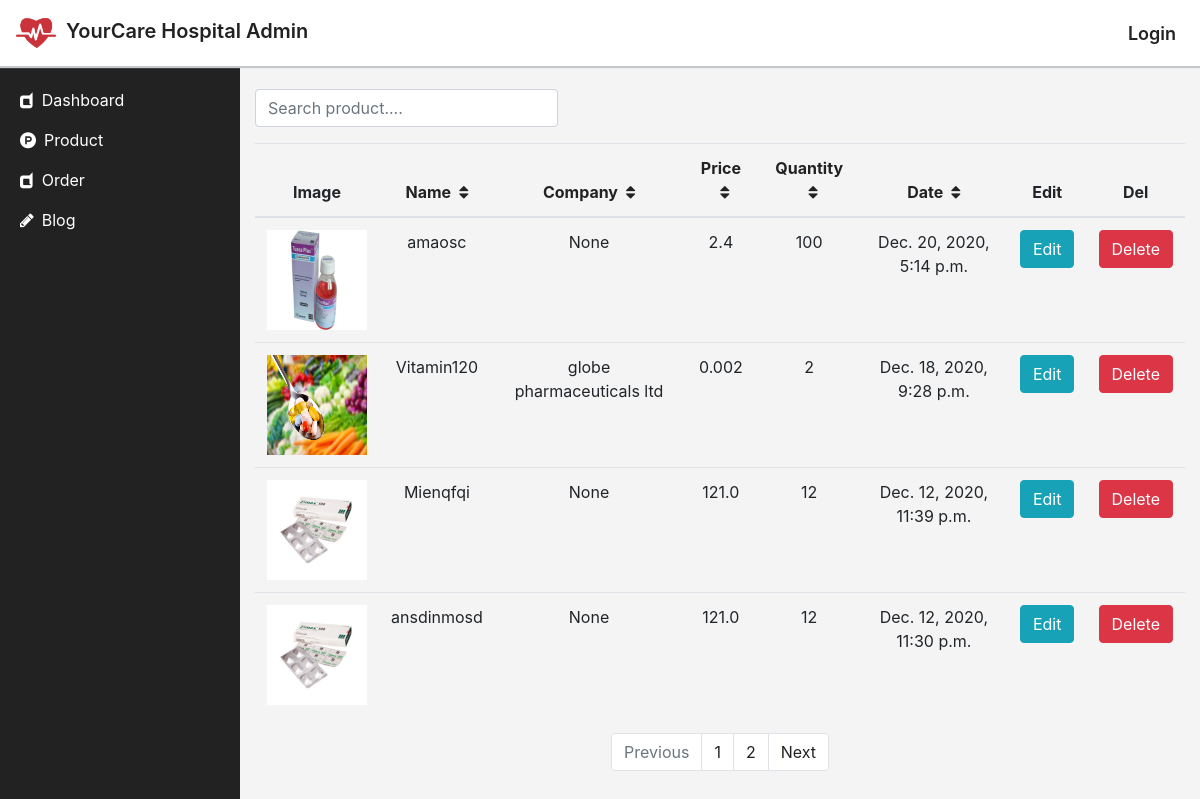
/staff/product, run on the app's committed database.
### home/models.py (models this page shows, shortened)
class Pharmacy(models.Model):
	name = models.CharField(max_length=255, default='')
	description = RichTextField()
	medicine_image = models.ImageField(upload_to='medcine_images')
	formatted_image = ImageSpecField(source='medicine_image', processors=[ResizeToFill(100,100)], format='JPEG',options={'quantity':60})
	company = models.ForeignKey(MedicineCompany, on_delete=models.SET_NULL, null=True, blank=True)
	medicine_category = models.ForeignKey(CategoryMedicine, on_delete=models.SET_NULL, null=True)
	quantity = models.IntegerField(blank=True, default=1)
	price = models.FloatField(blank=True, default=1.00)
	is_publish = models.BooleanField(default=False)
	date = models.DateTimeField(auto_now_add=True,null=True)
	slug = models.SlugField(unique=True,blank=True, default='')

class MedicineCompany(models.Model):
	name = models.CharField(max_length=255, blank=True, default='')
	slug = models.SlugField(unique=True,blank=True, default='')
	def __str__(self):
		return self.name

### staff/views.py (the view)
# urls.py: path('product', views.Product.as_view(), name='product'),
class Product(View):
	template_name = 'staff/product/all_product.html'
	def get(self, request):
		direction_by = request.GET.get('dir_by','desc')
		search_by = request.GET.get('search')
		direction_column = request.GET.get('dir_col')
		order_by = request.GET.get('order_by','-date')
		if direction_column == order_by:
			if direction_by=='asc':
				order_by = '-{}'.format(order_by)
				direction_by='desc'
			else:
				direction_by='asc'
		else:
			direction_by='asc'
		direction_column = order_by
		if search_by:
			products = store_model.Pharmacy.objects.filter( Q(name__icontains=search_by) | Q(company__name__icontains=search_by) ).order_by(order_by.lower()).all()
		else:
			products = store_model.Pharmacy.objects.order_by(order_by.lower()).all()
		paginator = Paginator(products, 4)
		page = request.GET.get('page',1)
		try:
			all_products = paginator.get_page(page)
		except PageNotAnInteger:
			all_products = paginator.get_page(1)
		except EmptyPage:
			all_products = paginator.get_page(paginator.num_pages)
		contexts = {
			'all_products':all_products,
			'order_by':order_by,
			'direction_by':direction_by,
			'direction_column':direction_column
		}
		return render(request, self.template_name, contexts)

### staff/templates/staff/product/all_product.html (shortened to what this page needs)
{% extends 'base_staff.html' %}
{% block content %}
<div class="container my-4">
	<form method="GET">
		<div class="form-row">
			<div class="form-group col-4">
				<input class="form-control" type="" name="search" placeholder="Search product....">
			</div>
		</div>
	</form>
	<div class="table-responsive">
		<table class="table text-center">
			<thead>
				<tr>
					<th><a>Image</a></th>
					<th><a href="?order_by=name&dir_by={{direction_by}}&dir_col={{direction_column}}">Name<i class="ml-2 fa fa-sort" aria-hidden="true"></i></a></th>
					<th><a href="?order_by=company&dir_by={{direction_by}}&dir_col={{direction_column}}">Company<i class="ml-2 fa fa-sort" aria-hidden="true"></i></a></th>
					<th><a href="?order_by=price&dir_by={{direction_by}}&dir_col={{direction_column}}">Price<i class="ml-2 fa fa-sort" aria-hidden="true"></i></a></th>
					<th><a href="?order_by=quantity&dir_by={{direction_by}}&dir_col={{direction_column}}">Quantity<i class="ml-2 fa fa-sort" aria-hidden="true"></i></a></th>
					<th><a href="?order_by=date&dir_by={{direction_by}}&dir_col={{direction_column}}">Date<i class="ml-2 fa fa-sort" aria-hidden="true"></i></a></th>
					<th>Edit</th>
					<th>Del</th>
				</tr>
			</thead>
			<tbody>
				{% for product in all_products %}
					<tr>
						<td><img src="{{product.medicine_image.url}}" style="height: 100px;width: 100px;"></td>
						<td>{{product.name}}</td>
						<td>{{product.company}}</td>
						<td>{{product.price}}</td>
						<td>{{product.quantity}}</td>
						<td>{{product.date}}</td>
						<td>
							<a class="btn btn-info" href="{% url 'staff:edit_product' product.slug %}" style="color: #fff;">Edit</a>
						</td>
						<td>
							<a class="btn btn-danger" href="{% url 'staff:delete_product' product.slug %}"  style="color: #fff;">Delete</a>
						</td>
					</tr>
				{% endfor %}
			</tbody>
		</table>
		<nav aria-label="Page navigation example">
			{% if all_products.has_other_pages %}
				<ul class="pagination justify-content-center">
					{% if all_products.has_previous %}
						<li class="page-item">
							<a class="page-link" href="?page={{all_products.previous_page_number}}&order_by={{order_by}}">Previous</a>
						</li>
					{% else %}
						<li class="page-item disabled">
							<a class="page-link">Previous</a>
						</li>
					{% endif %}
					{% for i in all_products.paginator.page_range %}
						{% if all_products.number == i  %}
							<li class="active">
								<a class="page-link">{{i}}<span class="sr-only">(current)</span></a>
							</li>
						{% else %}
							<li>
								<a class="page-link" href="?page={{i}}&order_by={{order_by}}">{{i}}</a>
							</li>
						{% endif %}
					{% endfor %}
					{% if all_products.has_next %}
						<li class="page-item">
							<a class="page-link" href="?page={{all_products.next_page_number}}&order_by={{order_by}}">Next</a>
						</li>
					{% else %}
						<li class="page-item">
							<a class="page-link">Next</a>
						</li>
					{% endif %}
				</ul>
			{% endif %}
		</nav>
	</div>
</div>
{% endblock %}

### staff/static/staff/css/main.css (style rules this page uses)
body { padding-top: 65px; background-color: #f4f4f4; overflow: hidden; }
a:link { color: #222; text-decoration: none; }
ul { margin: 0; padding: 0; }

### data on the page
Pharmacy: medicine_image (picture), name "amaosc", company "None", price "2.4", quantity "100", date "Dec. 20, 2020, 5:14 p.m."
Pharmacy: medicine_image (picture), name "Vitamin120", company "globe pharmaceuticals ltd", price "0.002", quantity "2", date "Dec. 18, 2020, 9:28 p.m."
Pharmacy: medicine_image (picture), name "Mienqfqi", company "None", price "121.0", quantity "12", date "Dec. 12, 2020, 11:39 p.m."
Pharmacy: medicine_image (picture), name "ansdinmosd", company "None", price "121.0", quantity "12", date "Dec. 12, 2020, 11:30 p.m."

### other printed values
{{ i }} "1"
{{ i }} "2"
